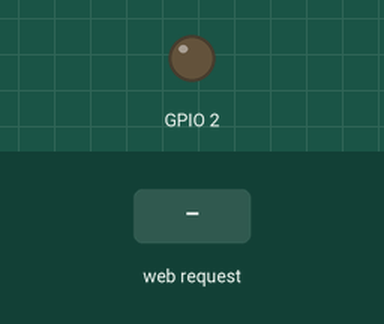
Simulated run of this sketch. Board: ESP32. On the bench: output pins drawn as LEDs (lit = HIGH). The test bench sets the inputs (shaded band). WiFi joins after 1.5 s; servers stay silent unless stated; what the sketch prints to the serial monitor is not drawn.

Above: at 2.7 s.
2.8 s: HTTP request GET /on received
At 3.7 s:
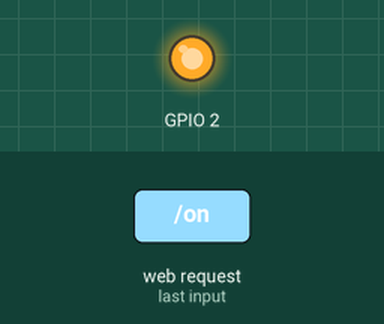
4.3 s: HTTP request GET /off received
At 4.8 s:
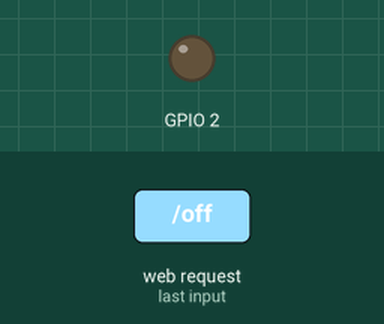
Timing chart, 0 to 7.3 s (numbered marks = the images above; inputs shaded):
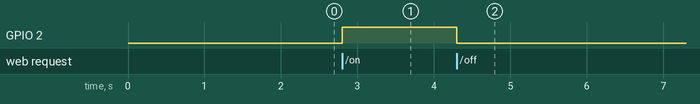

Measured:
- after the input at 2.8 s, GPIO 2: LOW → HIGH at once
- after the input at 4.3 s, GPIO 2: HIGH → LOW at once

The sketch:

sketch_mar15a.ino
```cpp
#include <WiFi.h>
#include <Arduino.h>
#ifdef ESP32
#include <WiFi.h>
#include <AsyncTCP.h>
#elif defined(ESP8266)
#include <ESP8266WiFi.h>
#include <ESPAsyncTCP.h>
#endif
#include <ESPAsyncWebSrv.h>

const char* ssid = "KEVIN_PANES";
const char* password = "31102001";

AsyncWebServer server(80);

void setup() {
  pinMode(2, OUTPUT);
  Serial.begin(9600);
  conectarse();
  server.on("/", HTTP_GET, [](AsyncWebServerRequest* request){
    int numParametros = request -> params();
    Serial.println(numParametros);
    if(numParametros == 0){
      request ->send(200, "text/html","<h1>Hola Mundo</h1>");
    }else{
      AsyncWebParameter* p=request->getParam(0);
      String html = "<h1> hola" + p->value() + " desde ESP32</h1>";
      request->send(200,"text/html",html);
    }
  });
  server.on("/adios", HTTP_GET, [](AsyncWebServerRequest* request){
    request->send(200,"text/html", "<h1>Adios</h1>");
  });

   server.on("/on", HTTP_GET, [](AsyncWebServerRequest* request){
    request->send(200,"text/html", "<h1>Encendido</h1>");
    digitalWrite(2, HIGH);
  });

  server.on("/off",HTTP_GET, [](AsyncWebServerRequest* request){
    request->send(200,"text/html", "<h1>Apagado</h1>");
    digitalWrite(2, LOW);
  });

  server.begin();
  /*
  delay(10);
*/
}
void loop() {
}
void conectarse(){
  Serial.println();
  Serial.println();
  Serial.print("Conenecting to ");
  Serial.println(ssid);
  WiFi.begin(ssid, password);
  while(WiFi.status() != WL_CONNECTED){
    delay(500);
    Serial.print(".");
  }
  Serial.println("");
  Serial.println("Wifi Connected");
  Serial.println("Ip Address: ");
  Serial.println(WiFi.localIP());
}
```
